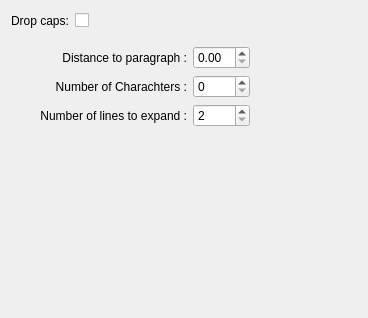
<?xml version="1.0" encoding="UTF-8"?>
<ui version="4.0">
 <class>ParagraphDropCaps</class>
 <widget class="QWidget" name="ParagraphDropCaps">
  <property name="geometry">
   <rect>
    <x>0</x>
    <y>0</y>
    <width>368</width>
    <height>318</height>
   </rect>
  </property>
  <property name="windowTitle">
   <string>Form</string>
  </property>
  <layout class="QGridLayout" name="gridLayout_3">
   <item row="2" column="0">
    <spacer name="verticalSpacer">
     <property name="orientation">
      <enum>Qt::Vertical</enum>
     </property>
     <property name="sizeHint" stdset="0">
      <size>
       <width>20</width>
       <height>144</height>
      </size>
     </property>
    </spacer>
   </item>
   <item row="0" column="0">
    <layout class="QHBoxLayout" name="horizontalLayout">
     <item>
      <widget class="QLabel" name="label">
       <property name="text">
        <string>Drop caps:</string>
       </property>
      </widget>
     </item>
     <item>
      <widget class="QCheckBox" name="capsState">
       <property name="text">
        <string/>
       </property>
      </widget>
     </item>
     <item>
      <spacer name="horizontalSpacer">
       <property name="orientation">
        <enum>Qt::Horizontal</enum>
       </property>
       <property name="sizeHint" stdset="0">
        <size>
         <width>118</width>
         <height>20</height>
        </size>
       </property>
      </spacer>
     </item>
    </layout>
   </item>
   <item row="1" column="0">
    <widget class="QWidget" name="setting" native="true">
     <layout class="QGridLayout" name="gridLayout_2">
      <item row="1" column="0">
       <layout class="QHBoxLayout" name="horizontalLayout_2">
        <item>
         <spacer name="horizontalSpacer_2">
          <property name="orientation">
           <enum>Qt::Horizontal</enum>
          </property>
          <property name="sizeType">
           <enum>QSizePolicy::Fixed</enum>
          </property>
          <property name="sizeHint" stdset="0">
           <size>
            <width>20</width>
            <height>20</height>
           </size>
          </property>
         </spacer>
        </item>
        <item>
         <layout class="QVBoxLayout" name="verticalLayout_3">
          <item>
           <widget class="QLabel" name="label_2">
            <property name="text">
             <string>Distance to paragraph :</string>
            </property>
            <property name="alignment">
             <set>Qt::AlignRight|Qt::AlignTrailing|Qt::AlignVCenter</set>
            </property>
           </widget>
          </item>
          <item>
           <widget class="QLabel" name="label_3">
            <property name="text">
             <string>Number of Charachters :</string>
            </property>
            <property name="alignment">
             <set>Qt::AlignRight|Qt::AlignTrailing|Qt::AlignVCenter</set>
            </property>
           </widget>
          </item>
          <item>
           <widget class="QLabel" name="label_4">
            <property name="text">
             <string>Number of lines to expand :</string>
            </property>
            <property name="alignment">
             <set>Qt::AlignRight|Qt::AlignTrailing|Qt::AlignVCenter</set>
            </property>
           </widget>
          </item>
         </layout>
        </item>
        <item>
         <layout class="QVBoxLayout" name="verticalLayout">
          <item>
           <widget class="KoUnitDoubleSpinBox" name="distance"/>
          </item>
          <item>
           <widget class="QSpinBox" name="characters">
            <property name="wrapping">
             <bool>false</bool>
            </property>
            <property name="minimum">
             <number>0</number>
            </property>
            <property name="value">
             <number>0</number>
            </property>
           </widget>
          </item>
          <item>
           <widget class="QSpinBox" name="lines">
            <property name="minimum">
             <number>2</number>
            </property>
           </widget>
          </item>
         </layout>
        </item>
        <item>
         <layout class="QVBoxLayout" name="verticalLayout_2">
          <item>
           <spacer name="horizontalSpacer_4">
            <property name="orientation">
             <enum>Qt::Horizontal</enum>
            </property>
            <property name="sizeHint" stdset="0">
             <size>
              <width>40</width>
              <height>20</height>
             </size>
            </property>
           </spacer>
          </item>
         </layout>
        </item>
       </layout>
      </item>
     </layout>
    </widget>
   </item>
  </layout>
 </widget>
 <customwidgets>
  <customwidget>
   <class>KoUnitDoubleSpinBox</class>
   <extends>QDoubleSpinBox</extends>
   <header>KoUnitDoubleSpinBox.h</header>
  </customwidget>
 </customwidgets>
 <resources/>
 <connections/>
</ui>
